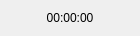
<?xml version="1.0" encoding="UTF-8"?>
<ui version="4.0">
 <class>DesktopWidget</class>
 <widget class="QWidget" name="DesktopWidget">
  <property name="geometry">
   <rect>
    <x>0</x>
    <y>0</y>
    <width>140</width>
    <height>36</height>
   </rect>
  </property>
  <property name="windowTitle">
   <string>Form</string>
  </property>
  <layout class="QVBoxLayout" name="verticalLayout">
   <property name="spacing">
    <number>0</number>
   </property>
   <property name="leftMargin">
    <number>2</number>
   </property>
   <property name="topMargin">
    <number>2</number>
   </property>
   <property name="rightMargin">
    <number>2</number>
   </property>
   <property name="bottomMargin">
    <number>2</number>
   </property>
   <item>
    <widget class="QLabel" name="ReverseTimeLabel">
     <property name="sizePolicy">
      <sizepolicy hsizetype="Preferred" vsizetype="Expanding">
       <horstretch>0</horstretch>
       <verstretch>0</verstretch>
      </sizepolicy>
     </property>
     <property name="text">
      <string>00:00:00</string>
     </property>
     <property name="alignment">
      <set>Qt::AlignCenter</set>
     </property>
    </widget>
   </item>
  </layout>
 </widget>
 <resources/>
 <connections/>
</ui>
